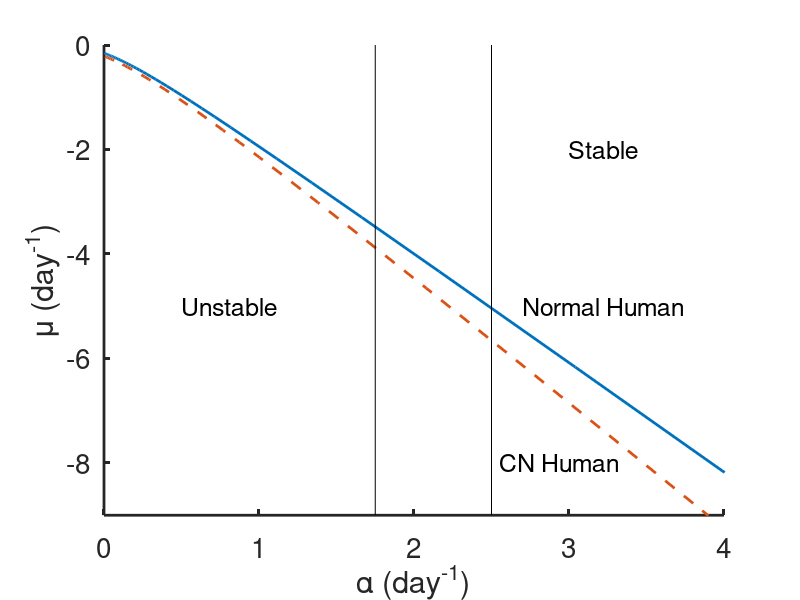

This figure's MATLAB source:

%  -------------------------------------------------------------------
%
%   Make the plot for Fig. 13.10.
%
%   For Chapter 13, Section 13.1.4 of
%   Keener and Sneyd, Mathematical Physiology, 3rd Edition, Springer.
%
%   Written by James Keener and James Sneyd.
%
%  -------------------------------------------------------------------

clear all
close all
clc
set(0,                           ...
   'defaultaxesfontsize', 20,   ...
   'defaultaxeslinewidth', 2.0, ...
   'defaultlinelinewidth', 2.0);
% parameter sets
taulist = [3.8, 1.2];
alist = [0.36, 0.53];
klist = [3.15,4.38];

omegabya = [0:.01:pi/4];


for j = 1:2
    tau = taulist(j);
    a = alist(j);
    kp1 = klist(j);
    omega = a*omegabya;
    arg = omega.*tau+kp1*atan(omegabya);
    alpha = -omega./tan(arg);
    mu = -omega./(cos(atan(omegabya)).^kp1.*sin(arg));
    ndx = find(alpha>0);
    
    figure(1)
    if (j==1)
        plot(alpha(ndx),mu(ndx))
    end
    if (j==2)
        plot(alpha(ndx),mu(ndx),'--')
    end
    hold on

end
axis([0 4 -9 0])
box off

text(0.5,-5,'Unstable','fontsize',18)
text(3,-2,'Stable','fontsize',18)
text(2.7,-5,'Normal Human','fontsize',18)
text(2.55,-8,'CN Human','fontsize',18)

plot([1.75,1.75],[-9,0],'k','linewidth',0.5)
plot([2.5,2.5],[-9,0],'k','linewidth',0.5)
xlabel('\alpha (day^{-1})')
ylabel('\mu (day^{-1})')
hold off
